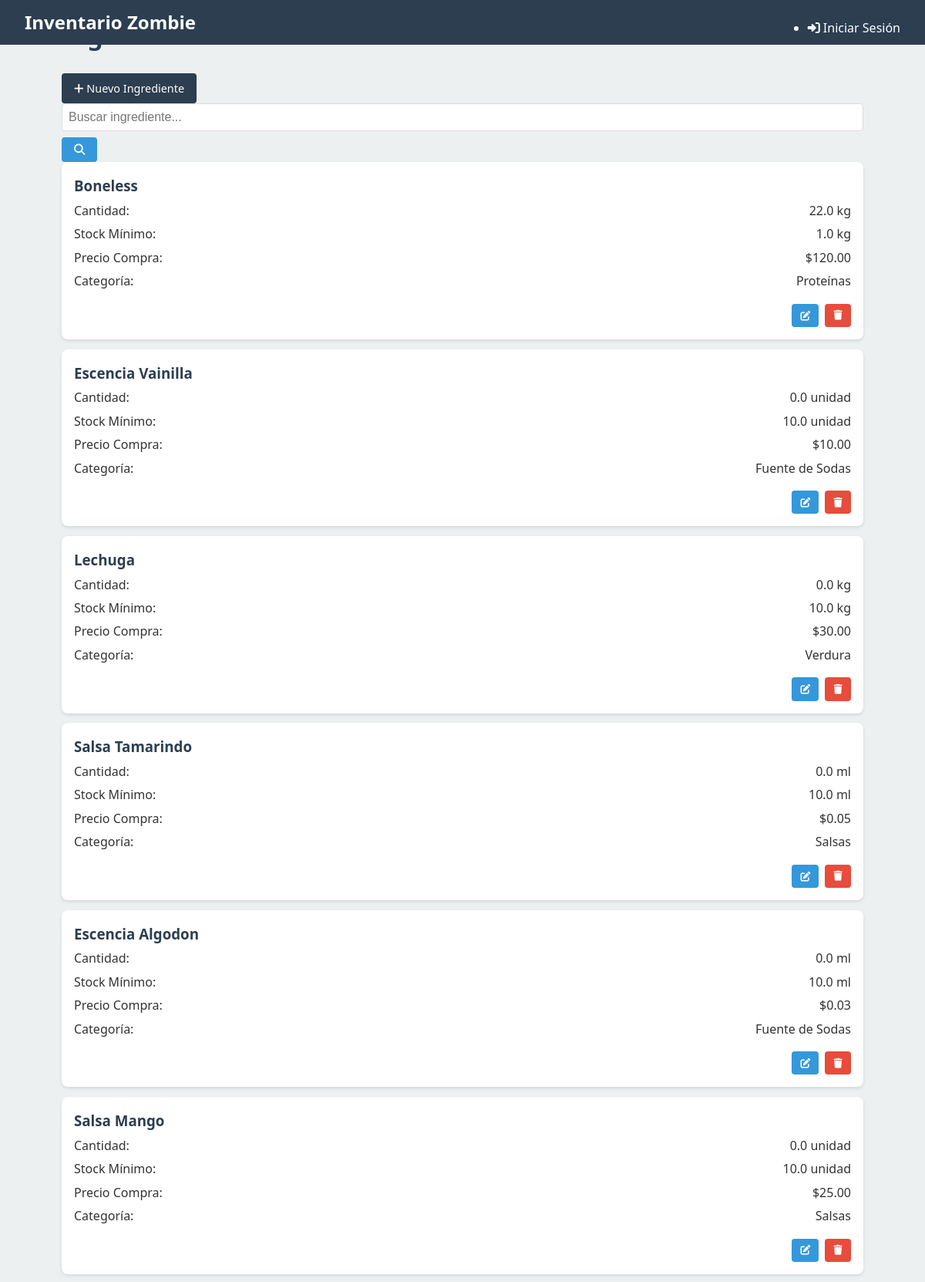
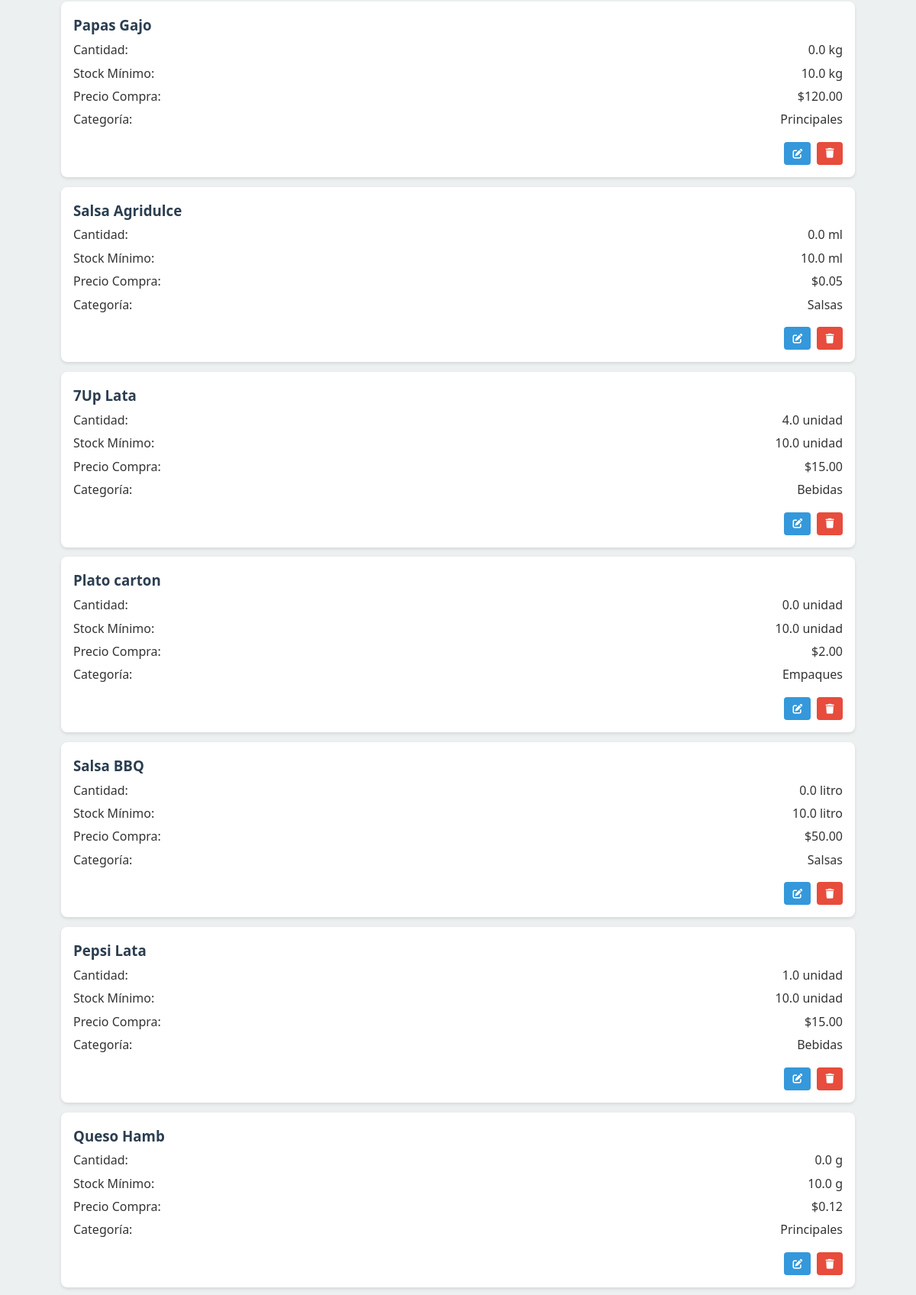
The page /ingredientes/ (upper part) on the database its author committed (2 pictures, top to bottom).
### tables this page shows
CREATE TABLE Ingredientes (
    id INTEGER PRIMARY KEY AUTOINCREMENT,
    nombre TEXT NOT NULL UNIQUE,
    unidad_medida TEXT NOT NULL,
    precio_compra REAL,
    cantidad_actual REAL NOT NULL DEFAULT 0,
    stock_minimo REAL
, categoria TEXT);

### routes/ingredientes.py (the view)
@ingredientes_web_bp.route('/', methods=['GET'])
def index():
    db = get_db()
    cursor = db.execute('SELECT * FROM Ingredientes')
    ingredientes = []
    for row in cursor.fetchall():
        ingrediente = dict(
            id=row['id'],
            nombre=row['nombre'],
            unidad_medida=row['unidad_medida'],
            precio_compra=row['precio_compra'],
            cantidad_actual=row['cantidad_actual'],
            stock_minimo=row['stock_minimo']
        )
        try:
            ingrediente['categoria'] = row['categoria']
        except (IndexError, KeyError):
            ingrediente['categoria'] = None
        ingredientes.append(ingrediente)
    return render_template('ingredientes/lista.html', ingredientes=ingredientes)

### app.py (called while the page is built)
@app.template_global()
def now():
    return datetime.datetime.now()

@app.after_request
def add_cors_headers(response):
    response.headers.add('Access-Control-Allow-Origin', '*')
    response.headers.add('Access-Control-Allow-Headers', 'Content-Type,Authorization')
    response.headers.add('Access-Control-Allow-Methods', 'GET,PUT,POST,DELETE,OPTIONS')
    return response

### database.py (called while the page is built)
def get_db():
    if 'db' not in g:
        g.db = sqlite3.connect(
            current_app.config['DATABASE'],
            detect_types=sqlite3.PARSE_DECLTYPES
        )
        g.db.row_factory = sqlite3.Row
    return g.db

### templates/ingredientes/lista.html (shortened to what this page needs)
{% extends "layout.html" %}
{% block content %}
<div class="page-header">
    <h1>Ingredientes</h1>
    <a href="{{ url_for('ingredientes_web.nuevo') }}" class="btn btn-primary">
        <i class="fas fa-plus"></i> Nuevo Ingrediente
    </a>
</div>
<div class="search-box">
    <input type="text" id="search-input" placeholder="Buscar ingrediente...">
    <button id="search-button" class="btn">
        <i class="fas fa-search"></i>
    </button>
</div>
<div class="item-list" id="ingredient-cards">
    {% for ingrediente in ingredientes %}
    <div class="item-card">
        <h3>{{ ingrediente.nombre }}</h3>
        <div class="item-detail">
            <span>Cantidad:</span>
            <span class="{% if ingrediente.cantidad_actual <= ingrediente.stock_minimo %}low-stock{% endif %}">
                {{ ingrediente.cantidad_actual }} {{ ingrediente.unidad_medida }}
            </span>
        </div>
        <div class="item-detail">
            <span>Stock Mínimo:</span>
            <span>{{ ingrediente.stock_minimo }} {{ ingrediente.unidad_medida }}</span>
        </div>
        <div class="item-detail">
            <span>Precio Compra:</span>
            <span>${{ "%.2f"|format(ingrediente.precio_compra) }}</span>
        </div>
        <div class="item-detail">
            <span>Categoría:</span>
            <span>{{ ingrediente.get('categoria') or 'Sin categoría' }}</span>
        </div>
        <div class="item-actions">
            <a href="{{ url_for('ingredientes_web.editar', id=ingrediente.id) }}" class="btn btn-secondary btn-sm">
                <i class="fas fa-edit"></i>
            </a>
            <button class="btn btn-danger btn-sm delete-ingredient"
                   data-id="{{ ingrediente.id }}"
                   data-name="{{ ingrediente.nombre }}">
                <i class="fas fa-trash"></i>
            </button>
        </div>
    </div>
    {% endfor %}
</div>
{% endblock %}

### static/css/main.css (style rules this page uses)
:root { --primary-color: #2c3e50; --secondary-color: #3498db; --accent-color: #e74c3c; --background-color: #ecf0f1; --text-color: #333; --light-text: #fff; --success-color: #2ecc71; --warning-color: #f39c12; --error-color: #e74c3c; --info-color: #3498db; }
* { margin: 0; padding: 0; box-sizing: border-box; }
body { font-family: 'Segoe UI', Tahoma, Geneva, Verdana, sans-serif; line-height: 1.6; color: var(--text-color); background-color: var(--background-color); }
h1 { color: var(--primary-color); margin-bottom: 1rem; font-size: 1.5rem; text-align: center; }
.btn { display: inline-block; background-color: var(--secondary-color); color: var(--light-text); padding: 0.5rem 1rem; border-radius: 4px; text-decoration: none; margin-top: 0.5rem; transition: background-color 0.3s; text-align: center; border: none; cursor: pointer; font-size: 0.9rem; }
input, select, textarea { width: 100%; padding: 0.5rem; border: 1px solid #ddd; border-radius: 4px; font-size: 1rem; }
.item-card { background: white; border-radius: 8px; padding: 1rem; margin-bottom: 0.8rem; box-shadow: 0 2px 4px rgba(0, 0, 0, 0.1); }
.item-card h3 { color: var(--primary-color); margin-bottom: 0.3rem; }
.item-card .item-detail { display: flex; justify-content: space-between; margin-bottom: 0.3rem; }
.item-card .item-actions { display: flex; justify-content: flex-end; gap: 0.5rem; margin-top: 0.5rem; }
@media screen and (min-width: 768px) { h1 { font-size: 2rem; text-align: left; } }
.btn-primary { background-color: var(--primary-color); }
.btn-secondary { background-color: var(--secondary-color); }
.btn-danger { background-color: var(--accent-color); }
.btn-sm { padding: 0.3rem 0.7rem; font-size: 0.8rem; }

### rows shown on the page
Ingredientes: nombre "Boneless", cantidad_actual "22.0", unidad_medida "kg", stock_minimo "1.0", precio_compra "120.00", categoria "Proteínas"
Ingredientes: nombre "Escencia Vainilla", cantidad_actual "0.0", unidad_medida "unidad", stock_minimo "10.0", precio_compra "10.00", categoria "Fuente de Sodas"
Ingredientes: nombre "Lechuga", cantidad_actual "0.0", unidad_medida "kg", stock_minimo "10.0", precio_compra "30.00", categoria "Verdura"
Ingredientes: nombre "Salsa Tamarindo", cantidad_actual "0.0", unidad_medida "ml", stock_minimo "10.0", precio_compra "0.05", categoria "Salsas"
Ingredientes: nombre "Escencia Algodon", cantidad_actual "0.0", unidad_medida "ml", stock_minimo "10.0", precio_compra "0.03", categoria "Fuente de Sodas"
Ingredientes: nombre "Salsa Mango", cantidad_actual "0.0", unidad_medida "unidad", stock_minimo "10.0", precio_compra "25.00", categoria "Salsas"
Ingredientes: nombre "Papas Gajo", cantidad_actual "0.0", unidad_medida "kg", stock_minimo "10.0", precio_compra "120.00", categoria "Principales"
Ingredientes: nombre "Salsa Agridulce", cantidad_actual "0.0", unidad_medida "ml", stock_minimo "10.0", precio_compra "0.05", categoria "Salsas"
Ingredientes: nombre "7Up Lata", cantidad_actual "4.0", unidad_medida "unidad", stock_minimo "10.0", precio_compra "15.00", categoria "Bebidas"
Ingredientes: nombre "Plato carton", cantidad_actual "0.0", unidad_medida "unidad", stock_minimo "10.0", precio_compra "2.00", categoria "Empaques"
Ingredientes: nombre "Salsa BBQ", cantidad_actual "0.0", unidad_medida "litro", stock_minimo "10.0", precio_compra "50.00", categoria "Salsas"
Ingredientes: nombre "Pepsi Lata", cantidad_actual "1.0", unidad_medida "unidad", stock_minimo "10.0", precio_compra "15.00", categoria "Bebidas"
Ingredientes: nombre "Queso Hamb", cantidad_actual "0.0", unidad_medida "g", stock_minimo "10.0", precio_compra "0.12", categoria "Principales"
